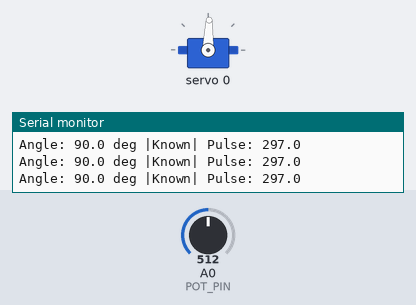
This sketch was run on a simulated Arduino Uno, built with avr-gcc and run on an emulated ATmega328P. Shown: servo, the last lines printed to the serial monitor. Inputs (shaded band) come from the test bench; at power-on: A0 (POT_PIN) = 512.

Above: at 1.2 s.
1.3 s: A0 (POT_PIN) set to 660
At 1.8 s:
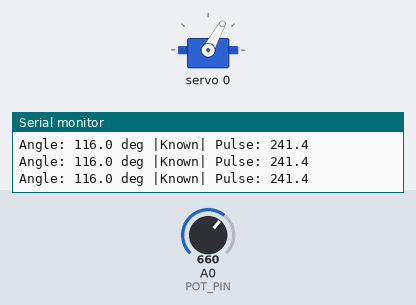
2.8 s: A0 (POT_PIN) set to 716
At 4.0 s:
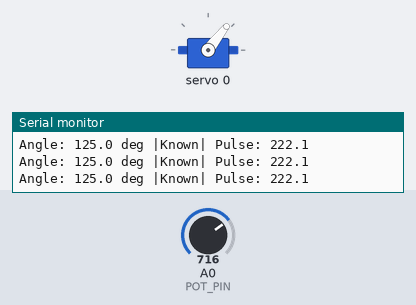
4.3 s: A0 (POT_PIN) set to 900
At 5.0 s:
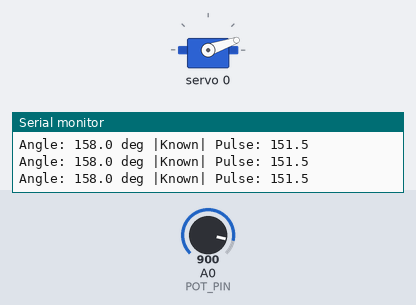
5.8 s: A0 (POT_PIN) set to 306
At 7.0 s:
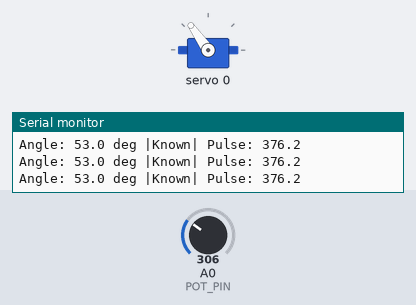
7.3 s: A0 (POT_PIN) set to 140
At 8.0 s:
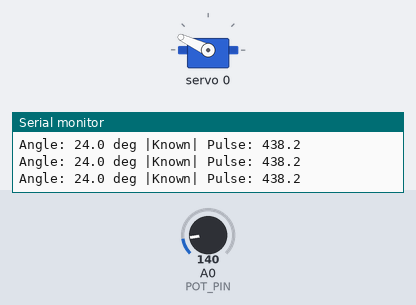
8.8 s: A0 (POT_PIN) set to 0
At 10.2 s:
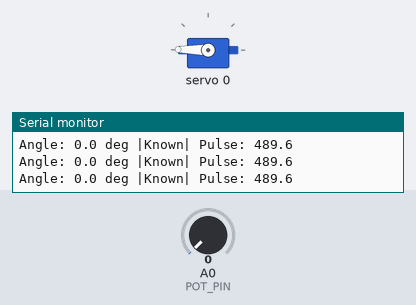
Timing chart, 0 to 11.3 s (numbered marks = the images above; inputs shaded):
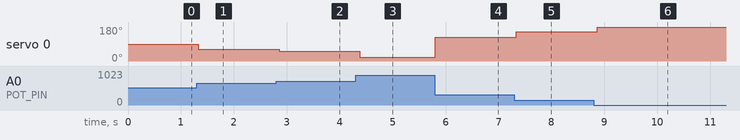

The sketch:

Servo_Calib_KNOWN_REVERSED.ino
```cpp
#include <Wire.h>
#include <Adafruit_PWMServoDriver.h>

Adafruit_PWMServoDriver pca = Adafruit_PWMServoDriver(0x40);

// ===== USER HARDWARE =====
#define SERVO_CH 0
#define POT_PIN  A0

// ===== CALIBRATION VALUES (PER SERVO) =====
float centerPulse     = 297.0;     // true mechanical 90°
float pulsesPerDegree = 2.14;     // pulses per degree

// Safety limits (mechanical protection)
int pulseMin = 150;
int pulseMax = 650;

void setup() {
  Serial.begin(115200);
  Wire.begin();

  pca.begin();
  pca.setPWMFreq(50);

}

void loop() {
  int pot = analogRead(POT_PIN);          // 0–1023
  float angle = map(pot, 0, 1023, 0, 180);

  // ===== CORE CALIBRATION MATH ===== //reversed
  float pulse = centerPulse -
                (angle - 90.0) * pulsesPerDegree;

  // Safety clamp
  pulse = constrain(pulse, pulseMin, pulseMax);

  pca.setPWM(SERVO_CH, 0, (int)pulse);

  Serial.print("Angle: ");
  Serial.print(angle, 1);
  Serial.print(" deg |Known| Pulse: ");
  Serial.println(pulse, 1);

  delay(100);
}
```

Measured:
- after the input at 1.3 s, servo 0: 88° → 61° at once
- after the input at 2.8 s, servo 0: 61° → 52° after 0.05 s
- after the input at 4.3 s, servo 0: 52° → 19° after 0.08 s
- after the input at 5.8 s, servo 0: 19° → 125° at once
- after the input at 7.3 s, servo 0: 125° → 155° at once
- after the input at 8.8 s, servo 0: 155° → 179° after 0.07 s
